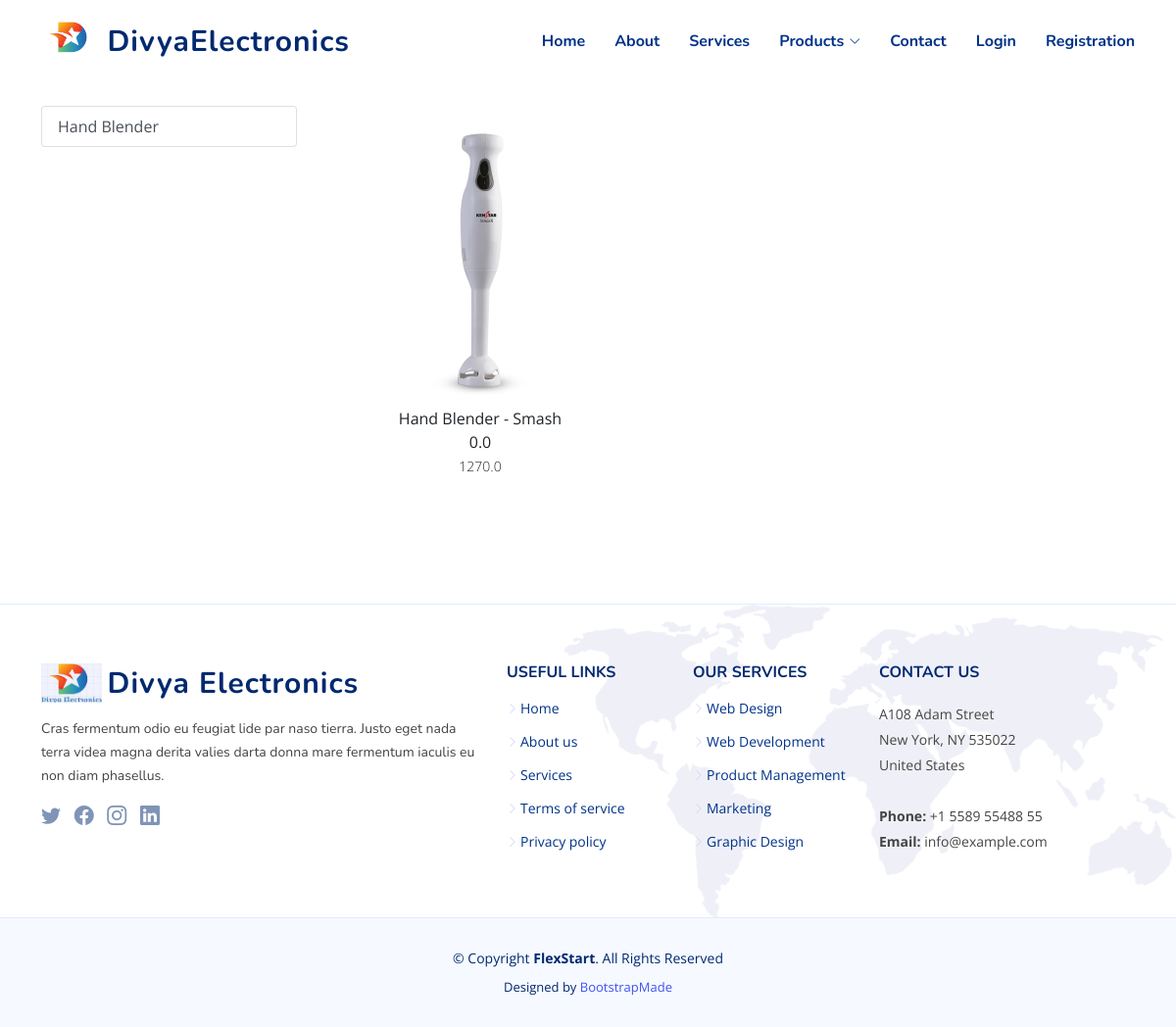
/handblender/, run on the app's committed database.
### home/models.py (models this page shows, shortened)
class Product(models.Model):
 title = models.CharField(max_length=100)
 description = models.TextField()
 selling_price = models.FloatField()
 discounted_price = models.FloatField()
 features = models.TextField()
 warranty = models.CharField(max_length=30)
 technical_specifications = models.TextField()
 category = models.CharField( choices=CATEGORY_CHOICES,max_length=2)
 product_image = models.ImageField(upload_to='productimg')

### home/views.py (the view)
# urls.py: path('handblender/', views.hand_blender, name='handblender'),
def hand_blender(request, data=None):
 if data == None:
  hand_blender = Product.objects.filter(category='HB')
 return render(request, 'home/handblender.html', {'hand_blender':hand_blender})

### home/templates/home/handblender.html (shortened to what this page needs)
{% extends 'home/base.html' %}
{% load static %}
{% block main-content %}
<section class="inner-page">
<div class="container my-5">
 <div class="row">
  <div class="col-sm-3">
   <div class="list-group">
   	<a href="{% url 'handblender' %}" class="list-group-item
   	list-group-item-action" aria-current="true">Hand Blender</a>
   </div>
  </div>
  <div class="col-sm-6">
  	<div class="row">
  	 {% for product in hand_blender %}
  	 <div class="col-sm-3 text-center mb-a">
  	 <a href="{% url 'product-detail' product.id %}"
  	 class="btn">
  	 <div class="item">
  	 <img src="{{product.product_image.url}}" alt=""
  	 height="300" class="">
  	 <div class="fw-blod">{{product.title}}</div>
  	 <div class="fw-blod">{{product.discounted_price}}</div>
  	 <small class="fw-light">{{product.selling_price}}</small></div>
  	 </div>
     </div>
     {% endfor %}
     </div>
   </div>
  </div>
</section>
{% endblock main-content %}

### home/static/home/assets/css/style.css (style rules this page uses)
:root { scroll-behavior: smooth; }
body { font-family: "Open Sans", sans-serif; color: #444444; }
a { color: #4154f1; text-decoration: none; }
section { padding: 60px 0; overflow: hidden; }

### data on the page
Product: product_image (picture), title "Hand Blender - Smash", discounted_price "0.0", selling_price "1270.0"
